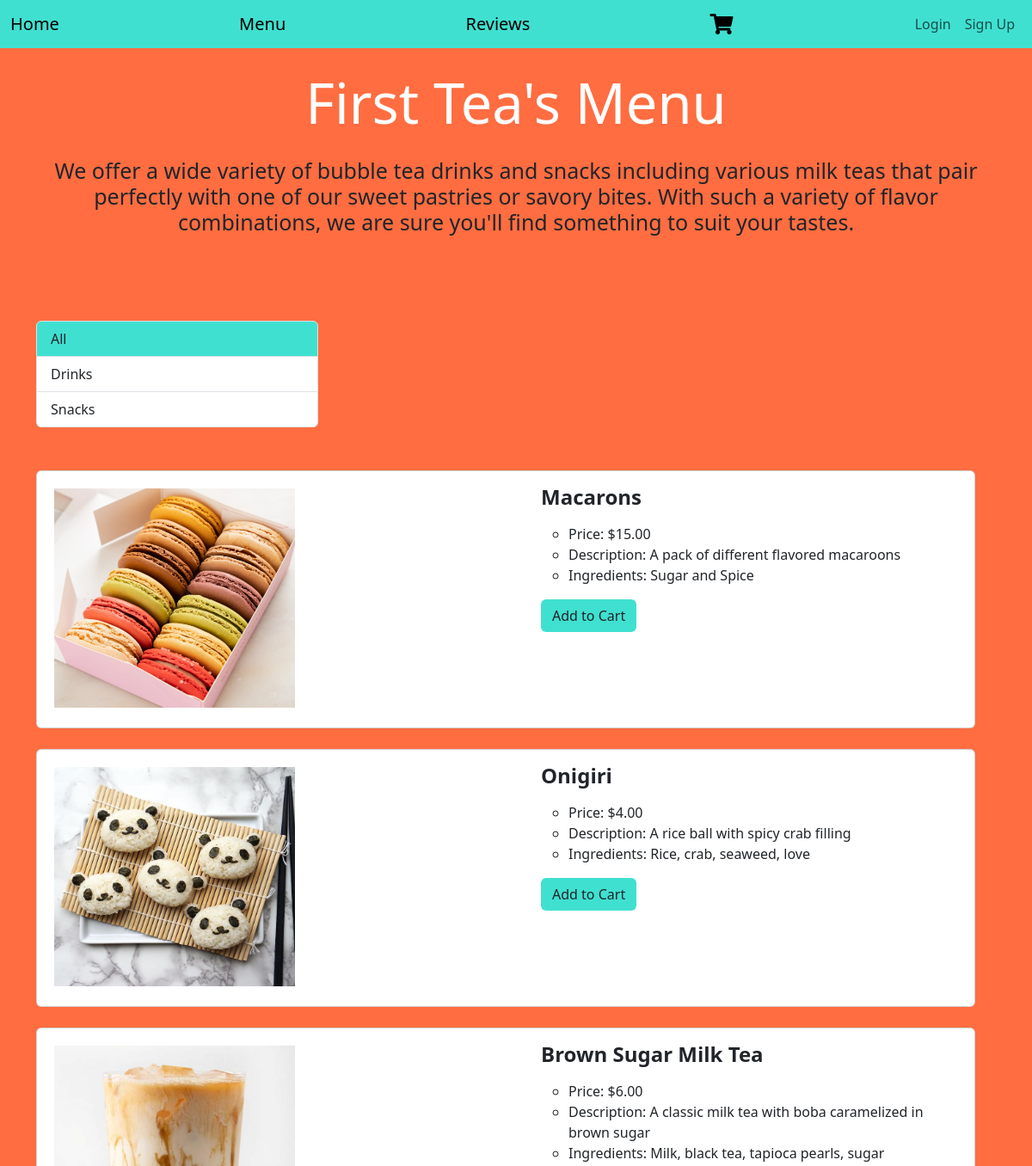
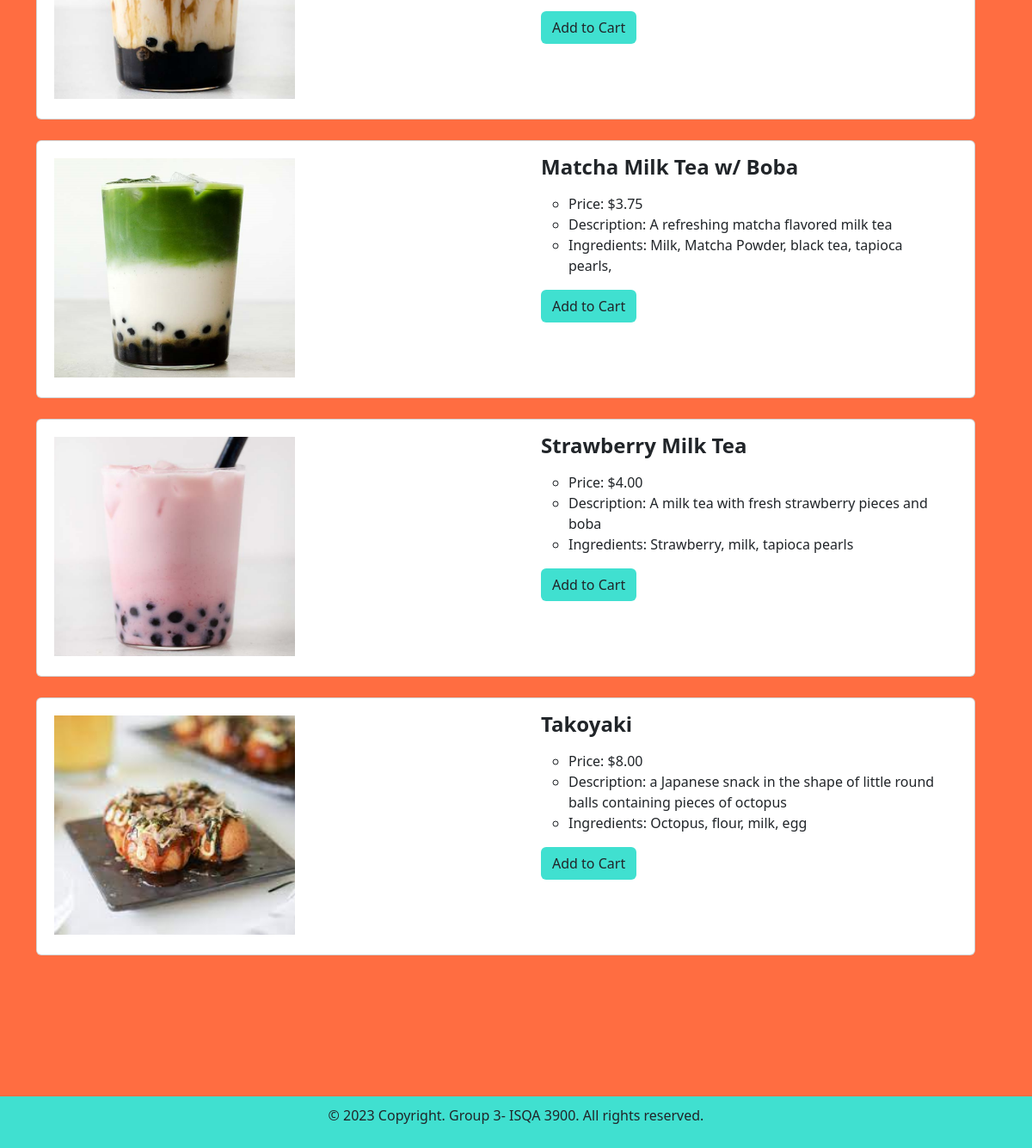
The app's page /menu/ with its own data (2 pictures, top to bottom).
### tearoom/models.py (models this page shows, shortened)
class MenuItem(models.Model):
    menu_id = models.UUIDField(primary_key=True, default=uuid.uuid4, help_text='Unique ID for this restaurant')
    menu_item_name = models.CharField(max_length=100)
    menu_price = models.DecimalField(max_digits = 5, decimal_places = 2)
    menu_item_description = models.CharField(max_length=100)
    menu_item_ingredients = models.CharField(max_length=100)
    menu_item_image = models.ImageField(upload_to='img/', null=True,blank=True)
    menu_is_a_Drink = models.BooleanField(default=True, help_text='Check if this is item is a drink, uncheck if it is a snack')
    allergen = models.ManyToManyField(Allergen, help_text='Select a food allergy')

### tearoom/views.py (the view)
# urls.py: path('menu/', views.menu, name='menu'),
def menu(request):
    menu_items = MenuItem.objects.all
    return render(request, 'menu.html', {'menu_items': menu_items})

### tearoom/templates/menu.html
{% extends 'base.html' %}
{% load static %}
{% block content %}
<h1>First Tea's Menu</h1>
  <h3>We offer a wide variety of bubble tea drinks and snacks including various milk teas that pair perfectly
      with one of our sweet pastries or savory bites.
        With such a variety of flavor combinations, we are sure you'll find something to
        suit your tastes.</h3>
<div class='row'>
    <div class = 'column'>
        <div class="list-group">
            <a href="{% url 'menu' %}" class="list-group-item list-group-item-action" style = "width: 30%; background-color: Turquoise">
                All
            </a>
            <a href="{% url 'menu_drinks' %}" class="list-group-item list-group-item-action" style = "width: 30%">Drinks</a>
            <a href="{% url 'menu_snacks' %}" class="list-group-item list-group-item-action" style = "width: 30%">Snacks</a>
        </div>
    </div>
    {% if menu_items %}
        <ul>
            {% for things in menu_items %}
                <div class="card w-100" style = "height: 300px; alignment: center">
                    <div class='row'>
                        <div class = 'column'>
                            <img class="menu_img" style = "height: 280px; width: 300px;
                                padding-bottom: 5px; padding-top: 20px; padding-left: 20px"
                                     src="{{ things.menu_item_image.url}}" alt="Card image cap">
                        </div>
                        <div class = 'column'>
                            <div class="card-body" style = "alignment: center">
                                <h4 class="card-title">{{ things.menu_item_name }}</h4>
                                <p class="card-text">
                                    <ul>
                                        <li>Price: ${{ things.menu_price }}</li>
                                        <li>Description: {{ things.menu_item_description }}</li>
                                        <li>Ingredients: {{ things.menu_item_ingredients }}</li>
                                    </ul>
                                </p>
                                <a href="#" class="btn" style = "background-color: turquoise">Add to Cart</a>
                            </div>
                        </div>
                    </div>
                </div>
            <br>
                {% endfor %}
            </ul>
        {% else %}
            <p>There are no items in the menu.</p>
    {% endif %}
    </div>
</div>
{% endblock %}

### tearoom/templates/base.html (shortened to what this page needs)
{% load static %}
<html lang="en">
<head>
    <link href="https://cdn.jsdelivr.net/npm/bootstrap@5.3.0-alpha1/dist/css/bootstrap.min.css" rel="stylesheet"
>
    <link rel="stylesheet" type="text/css" href="{% static 'css/style.css' %}">
</head>
<body>
<nav class="navbar navbar-expand-lg navbar-light" style = "background-color: turquoise">
    <div class="container-fluid">
        <div class="collapse navbar-collapse" id="navbarSupportedContent">
            <ul class="navbar-nav me-auto mb-2 mb-lg-0">
                <li class="nav-item">
                    <a class="navbar-brand" href="{% url 'index' %}">Home</a>
                </li>
            </ul>
             <ul class="navbar-nav me-auto mb-2 mb-lg-0">
                <li class="nav-item">
                    <a class="navbar-brand" href="{% url 'menu' %}">Menu</a>
                </li>
            </ul>
            <ul class="navbar-nav me-auto mb-2 mb-lg-0">
                <li class="nav-item">
                    <a class="navbar-brand" href="{% url 'review' %}">Reviews</a>
                </li>
            </ul>
            <ul class="navbar-nav me-auto mb-2 mb-lg-0">
                <li class="nav-item">
                    <html>
                       <head>
                            <link rel="stylesheet" href="https://cdnjs.cloudflare.com/ajax/libs/font-awesome/5.15.3/css/all.min.css" />
                       </head>
                       <body>
                       <a class="navbar-brand" href="{% url 'cart' %}">
                          <div class="cart-icon">
                             <i class="fas fa-shopping-cart"></i>
                          </div>
                       </a>
                       </body>
                    </html>
                </li>
            </ul>
        </div>
        <ul class="nav navbar-nav ml-auto">
            {% if user.is_authenticated %}
                <li><a class="nav-link" href="{% url 'logout' %}"><span class="glyphicon glyphicon-log-in"></span>Logout</a>
                </li>
            {% else %}
                <li><a class="nav-link" href="{% url 'login' %}">Login</a></li>
                <li><a class="nav-link" href="{% url 'register' %}">Sign Up</a></li>
            {% endif %}
        </ul>
    </div>
</nav>
<div class="container">
    <br/>
    {% block content %}
    {% endblock %}
</body>
<footer class = "fixed-bottom text-center" style = "position: relative;
 clear: both; padding: 10px; background-color: turquoise;">
        © 2023 Copyright. Group 3- ISQA 3900. All rights reserved.
</footer>
</html>

### tearoom/static/css/style.css (style rules this page uses)
body { background-color: rgb(255, 109, 65); }
h1 { font-size: 65px; text-align: center; color: white; margin-bottom: 25px; }
h3 { font-size: 25px; text-align: center; margin-bottom: 100px; }
h4 { color: turquoise; font-weight: bold; }
.row { display: flex; flex-direction: row; flex-wrap: wrap; width: 100%; gap: 50px; margin-bottom: 100px; }
.column { display: inline-flex; flex-direction: column; flex: 1; }
img { width: 100%; height: auto; }

### tearoom/templates/base.html (style rules this page uses)
.cart-icon { color: #000; font-size: 24px; margin-right: 10px; }

### records on screen
MenuItem: menu_item_image (picture), menu_item_name "Macarons", menu_price "15.00", menu_item_description "A pack of different flavored macaroons", menu_item_ingredients "Sugar and Spice"
MenuItem: menu_item_image (picture), menu_item_name "Onigiri", menu_price "4.00", menu_item_description "A rice ball with spicy crab filling", menu_item_ingredients "Rice, crab, seaweed, love"
MenuItem: menu_item_image (picture), menu_item_name "Brown Sugar Milk Tea", menu_price "6.00", menu_item_description "A classic milk tea with boba caramelized in brown sugar", menu_item_ingredients "Milk, black tea, tapioca pearls, sugar"
MenuItem: menu_item_image (picture), menu_item_name "Matcha Milk Tea w/ Boba", menu_price "3.75", menu_item_description "A refreshing matcha flavored milk tea", menu_item_ingredients "Milk, Matcha Powder, black tea, tapioca pearls,"
MenuItem: menu_item_image (picture), menu_item_name "Strawberry Milk Tea", menu_price "4.00", menu_item_description "A milk tea with fresh strawberry pieces and boba", menu_item_ingredients "Strawberry, milk, tapioca pearls"
MenuItem: menu_item_image (picture), menu_item_name "Takoyaki", menu_price "8.00", menu_item_description "a Japanese snack in the shape of little round balls containing pieces of octopus", menu_item_ingredients "Octopus, flour, milk, egg"
